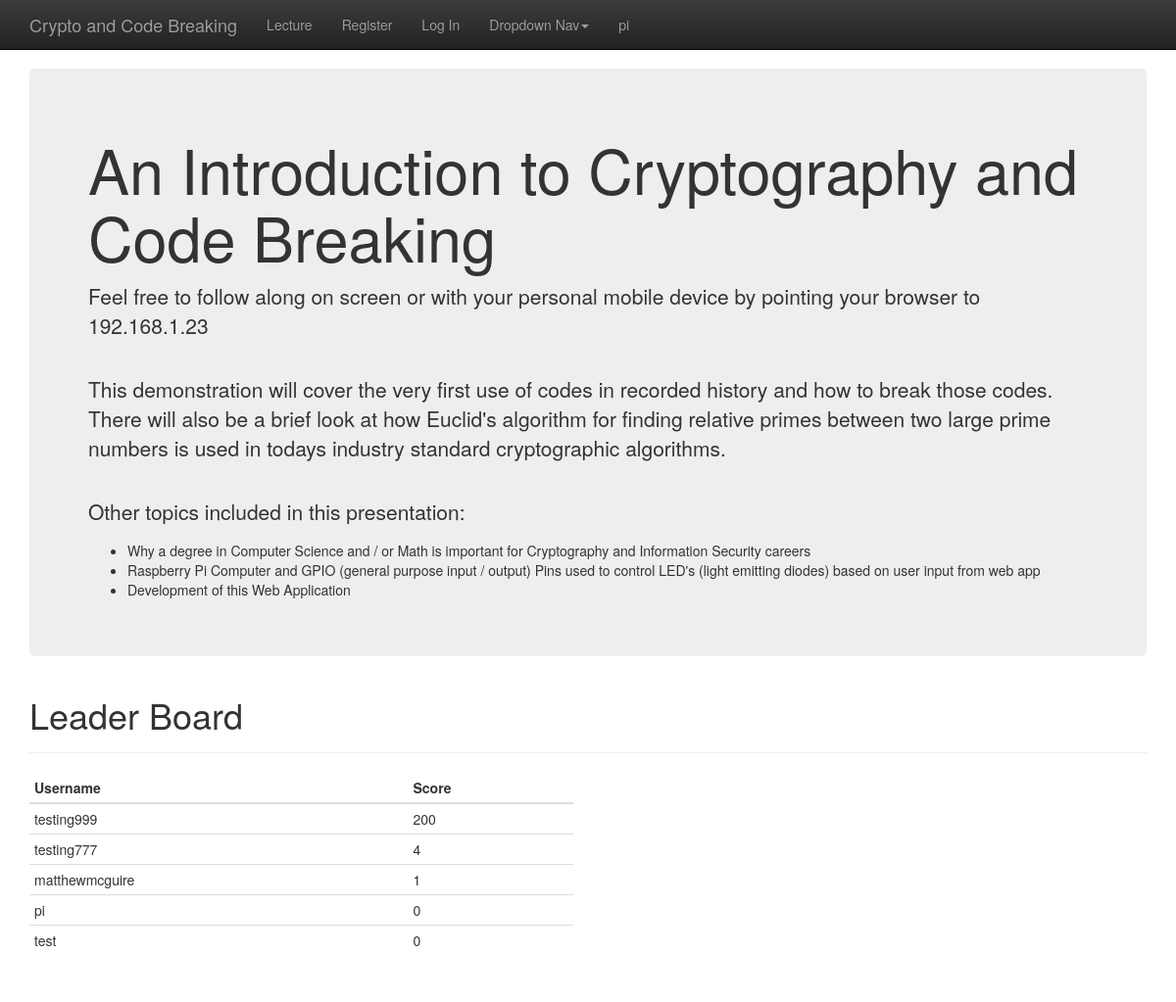
The app's page / (signed in) with its own data.
### bs_theme/models.py (models this page shows, shortened)
class UserScore(models.Model):
    user_id = models.OneToOneField(User, on_delete=models.CASCADE)
    score = models.PositiveIntegerField(default=0)

### bs_theme/views.py (the view)
# urls.py: url(r'^$', views.index, name='index'),
def index(request):
    top_users = UserScore.objects.order_by('-score')[:5]
    context = {'top_users': top_users}
    return render(request, 'bs_theme/index.html', context)

### bs_theme/templates/bs_theme/index.html (shortened to what this page needs)
{% extends 'base.html' %}
{% block content %}
    <div class="container theme-showcase" role="main">
      <div class="jumbotron">
        <h1>An Introduction to Cryptography and Code Breaking</h1>
        <p>Feel free to follow along on screen or with your personal mobile device by pointing your browser to 192.168.1.23</p>
        <p>This demonstration will cover the very first use of codes in recorded history and how to break those codes.  There will also be a brief look at how Euclid's algorithm for finding relative primes between two large prime numbers is used in todays industry standard cryptographic algorithms.</p>
        <p>Other topics included in this presentation:</p>
        <ul>
          <li>Why a degree in Computer Science and / or Math is important for Cryptography and Information Security careers</li>
          <li>Raspberry Pi Computer and GPIO (general purpose input / output) Pins used to control LED's (light emitting diodes) based on user input from web app</li>
          <li>Development of this Web Application</li>
        </ul>
      </div>
      <div class="page-header">
        <h1>Leader Board</h1>
      </div>
      <div class="row">
        <div class="col-md-6">
          <table class="table table-condensed">
            <thead>
              <tr>
                <th>Username</th>
                <th>Score</th>
              </tr>
            </thead>
            <tbody>
              {% for tu in top_users %}
                <tr>
                  <td>{{ tu.user_id }}</td>
                  <td>{{ tu.score }}</td>
                </tr>
              {% endfor %}
            </tbody>
          </table>
        </div>
      </div>
{% endblock %}

### bs_theme/templates/base.html (shortened to what this page needs)
{% load static %}
<!DOCTYPE html>
<html lang="en">
  <head>
    <link href="{% static 'css/bootstrap.min.css' %}" rel="stylesheet">
    <link href="{% static 'css/bootstrap-theme.min.css' %}" rel="stylesheet">
    <link href="{% static 'bs_theme/theme.css' %}" rel="stylesheet">
  </head>
  <body>
    <nav class="navbar navbar-inverse navbar-fixed-top">
      <div class="container">
        <div class="navbar-header">
          <a class="navbar-brand" href="{% url 'bs_theme:index' %}">Crypto and Code Breaking</a>
        </div>
        <div id="navbar" class="navbar-collapse collapse">
          <ul class="nav navbar-nav">
            <li><a href="{% url 'bs_theme:index' %}">Lecture</a></li>
            <li><a href="{% url 'bs_theme:register' %}">Register</a></li>
            <li><a href="{% url 'bs_theme:login' %}">Log In</a></li>
            <li class="dropdown">
              <a href="#" class="dropdown-toggle" data-toggle="dropdown" role="button" aria-haspopup="true" aria-expanded="false">Dropdown Nav<span class="caret"></span></a>
            </li>
            {% if user.is_authenticated %}
              <li><a class="right-side-button" href="#">{{ user.get_username }}</a></li>
            {% endif %}
          </ul>
        </div>
      </div>
    </nav>
    {% block content %}
    {% endblock %}
    </body>
</html>

### bs_theme/static/bs_theme/theme.css (style rules this page uses)
body { padding-top: 70px; padding-bottom: 30px; }

### records on screen
UserScore: user_id "testing999", score "200"
UserScore: user_id "testing777", score "4"
UserScore: user_id "matthewmcguire", score "1"
UserScore: user_id "pi", score "0"
UserScore: user_id "test", score "0"

### other values on screen
{{ user.get_username }} "pi"
